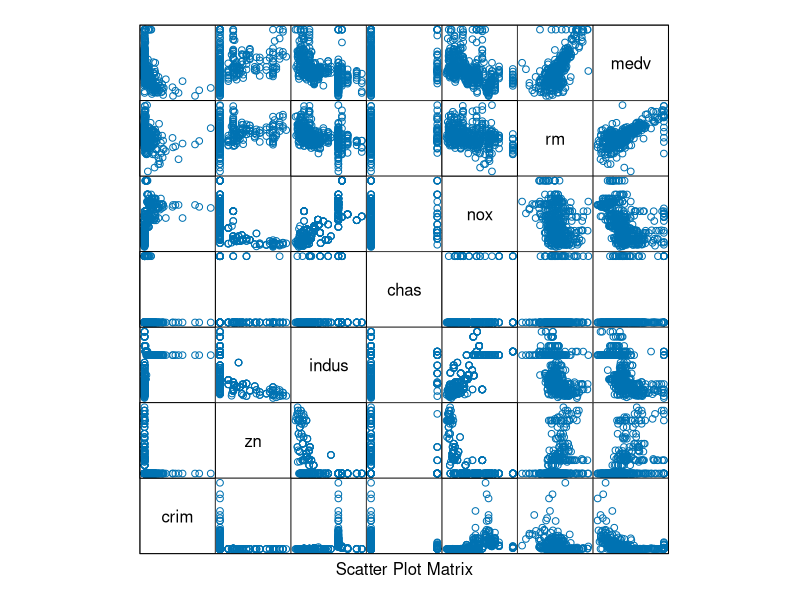
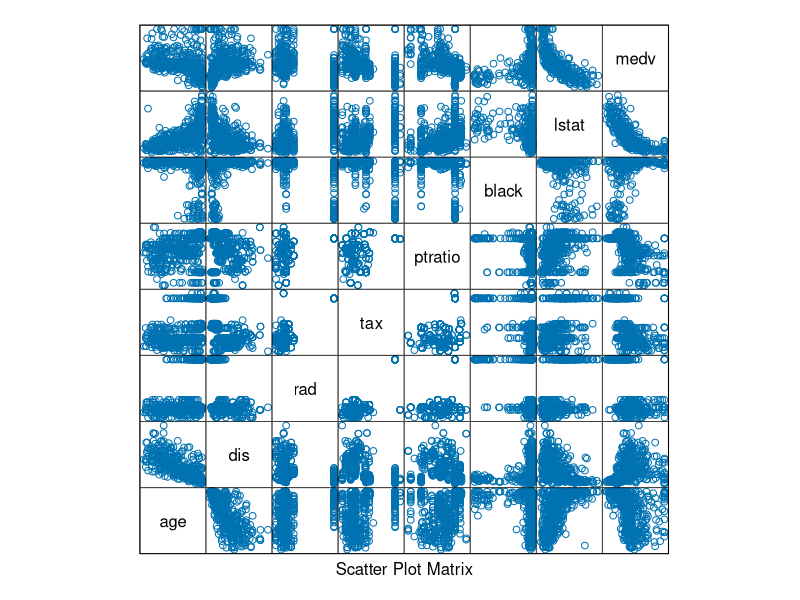
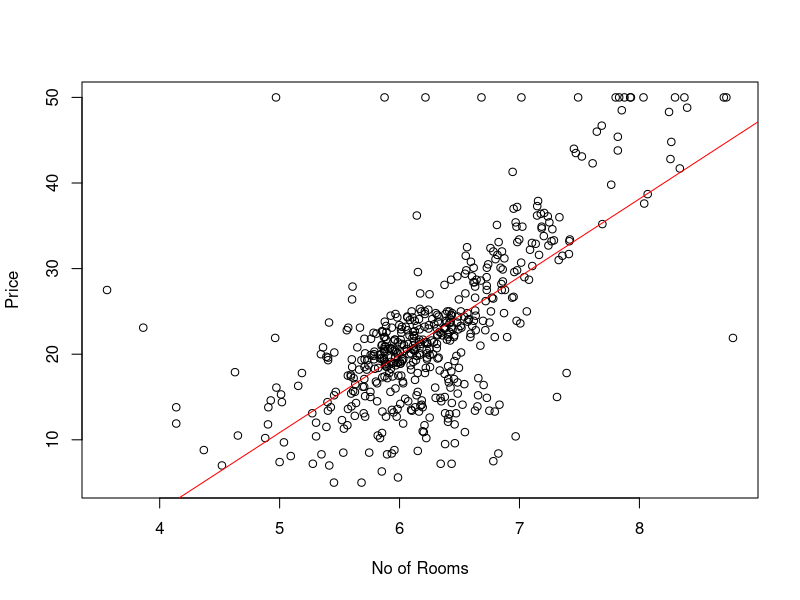
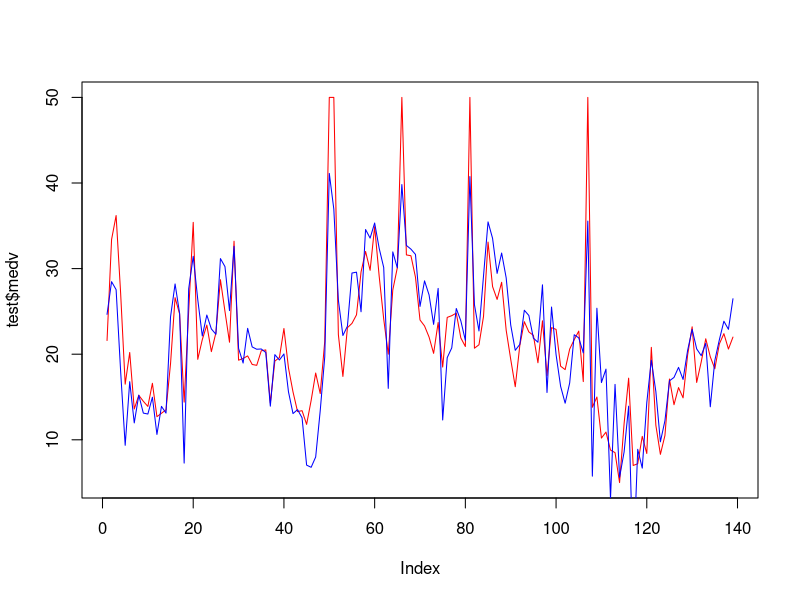

Reproduce these figures in R, in order.
## ---- chunk 1
# Import the dataset
# Loading the Dataset  into R
library(MASS)
data("Boston")
head(Boston)
## ---- chunk 2
# Splitting of the dataset 
set.seed(2)
library(caTools)
#spluting the data set into 30-70
split <- sample.split(Boston$medv, SplitRatio = 0.7)
train <- subset(Boston, split == "TRUE")
test <- subset(Boston, split == "FALSE")
## ---- chunk 3
library(lattice)
splom(~Boston[c(1:6,14)],groups=NULL,data=Boston,axis.line.tck=0,axis.text.alpha=0)
splom(~Boston[c(7:14)],groups=NULL, data=Boston,axis.line.tck=0,axis.text.alpha=0)
## ---- chunk 4
# Studying the Rm and the Mdev correlation
plot(Boston$rm,Boston$medv, xlab="No of Rooms", ylab="Price")
abline(lm(Boston$medv~Boston$rm), col="red")
## ---- chunk 5
model <- lm(medv~., data = train)
summary(model)
## ---- chunk 6
# Now Using the Model to predict the output of the test set
predic <- predict(model , test)
predic
## ---- chunk 7
# Comparing predictions with actual values 
plot(test$medv, type = "l" , lty = 1.8 , col="red")
lines(predic, type="l", col = "blue")
## ---- chunk 8

library(modelr)
R2 = rsquare(model, data = Boston)
RMSE = rmse(model, data = Boston)
MAE = mae(model, data = Boston)
## ---- chunk 9
cat("R2 Score - ", R2)
cat("\nRMSE Score - ", RMSE)
cat("\nMAE Score - ", MAE)
